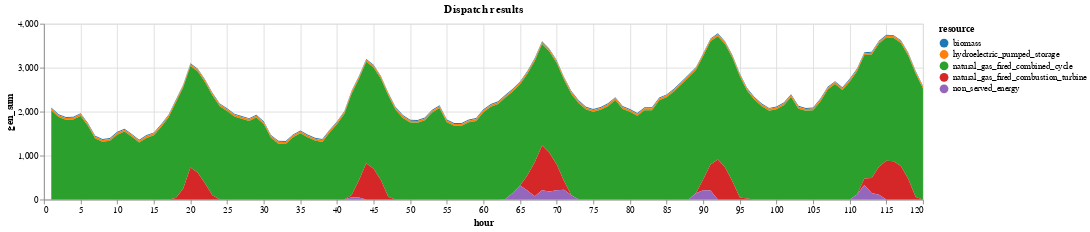

The cell this chart's notebook holds for it:
### Markdown cell above
Now we build our simulator. This simulates our decision environment by making a set of unit commitment decisions at the end of each day using the information we have, running economic dispatch on the actual net load, and then updating our contribution function and dynamic state variable based on what happened.

We will first simulate with our stochastic unit commitment policy, which requires a set of scenarios. To start, we will use three scenarios: the previous day's net load, and this net load plus and minus 5%.

### Code cell
# A simulator!

# initialize outputs
contribution_total = 0.0
policy_results = DataFrame(day=Int[], predicted_cost = Float64[], actual_cost_total = Float64[], actual_cost_nse = Float64[])
dispatch_results=DataFrame(resource=String[],hour=Int64[],gen_sum=Float64[])

# re-define dynamic state variable in case we run this multiple times
state_variable_dynamic = Dict(
    "net_load_previous_day" => net_load_for_simulation[1:24,:]
    ) ;

for day in 1:5

    println("Day is $day")

    net_load_previous_day = state_variable_dynamic["net_load_previous_day"]
    
    load_scenarios_for_stochastic_UC = hcat(net_load_previous_day.demand,net_load_previous_day.demand*0.95,net_load_previous_day.demand*1.05)

    stochastic_UC_solution = unit_commitment_stochastic(
        state_variable_static["gen_df"],
        load_scenarios_for_stochastic_UC,
        0.01,
        state_variable_static["nse_cost"]
        );    

    # decision variable = set of commitment decisions
    x_G_t = stochastic_UC_solution.commit

    # we also record the start cost, which we know in advance because our commitment schedule is now known.
    start_cost = stochastic_UC_solution.start_cost

    #### ...... 24 hours later ...... ####

    # Initialize dict for exogenous information. This will consist of both the actual net load, and the dispatch results.
    W_tplus1 = Dict()

    # Let's get the net load that actually occurred. This is part of our exogenous information.
    time_current_day = (day*24+1):((day+1)*24)
    net_load_actual = copy(net_load_for_simulation[in.(net_load_for_simulation.hour,Ref(time_current_day)),:])
    net_load_actual.hour = 1:24
    W_tplus1["net_load_actual"] = net_load_actual

    # Now we run economic dispatch on this actual net load to see how our commitment decisions performed. We add the actual energy and NSE cost to our exogenous information.

    economic_dispatch_solution = economic_dispatch(
        state_variable_static["gen_df"],
        net_load_actual,
        0.01,
        x_G_t,
        state_variable_static["nse_cost"]
        );

    W_tplus1["energy_cost_actual"] = economic_dispatch_solution.energy_cost
    W_tplus1["nse_cost_actual"] = economic_dispatch_solution.nse_cost

    # We also record the dispatch so we can see what happened.
    sol_gen = combine(groupby(innerjoin(economic_dispatch_solution.gen, state_variable_static["gen_df"][!, [:r_id, :resource]], on = :r_id),[:resource, :hour]), :gen => sum)
    append!(sol_gen, DataFrame(resource = repeat(["non_served_energy"]; outer=24), hour = 1:24,gen_sum = economic_dispatch_solution.nse))
    sol_gen.hour .= sol_gen.hour .+ 24*(day-1)
    dispatch_results=vcat(dispatch_results,sol_gen)

    # Now we run our transition function, which in this case is very simple: updating the previous day's net load for our next decision.
    state_variable_dynamic["net_load_previous_day"] = net_load_actual

    # Finally we record our "contributions", which are the start costs (which we knew in advance), the actual energy costs, and the actual nse costs.
    contribution_total += start_cost + W_tplus1["energy_cost_actual"] + W_tplus1["nse_cost_actual"]

    # We also record our relevant results to our policy results dataframe
    new_row = (
        day=day,
        predicted_cost=stochastic_UC_solution.cost,
        actual_cost_total=start_cost + W_tplus1["energy_cost_actual"] + W_tplus1["nse_cost_actual"],
        actual_cost_nse=W_tplus1["nse_cost_actual"]
        )
        
    push!(policy_results,new_row)

end

# Now we plot the results of our policy
p1=plot(policy_results.day,policy_results.predicted_cost,label="Predicted cost",xlabel="Day",ylabel="Cost (\$)",title="Policy results: Stochastic UC",legend = :outerright,size = (800, 300))
plot!(p1,policy_results.day,policy_results.actual_cost_total,label="Actual cost")
plot!(p1,policy_results.day,policy_results.actual_cost_nse,label="NSE cost (subset of actual cost)")
display(p1)

plot2=dispatch_results |>
@vlplot(:area, 
    x=:hour, y={:gen_sum, stack=:zero}, 
    color={"resource:n", scale={scheme="category10"}},width=1000,title="Dispatch results")
display(plot2)

### Figure 1 — Vega specification as saved in the notebook (floating-point values rounded to 4 significant figures; data arrays with more than 128 entries replaced by an {"elided": "..."} marker saying what was removed)
{"$schema": "https://vega.github.io/schema/vega/v5.json", "axes": [{"aria": false, "domain": false, "grid": true, "gridScale": "y", "labels": false, "maxExtent": 0, "minExtent": 0, "orient": "bottom", "scale": "x", "tickCount": {"signal": "ceil(width/40)"}, "ticks": false, "zindex": 0}, {"aria": false, "domain": false, "grid": true, "gridScale": "x", "labels": false, "maxExtent": 0, "minExtent": 0, "orient": "left", "scale": "y", "tickCount": {"signal": "ceil(height/40)"}, "ticks": false, "zindex": 0}, {"grid": false, "labelFlush": true, "labelOverlap": true, "orient": "bottom", "scale": "x", "tickCount": {"signal": "ceil(width/40)"}, "title": "hour", "zindex": 0}, {"grid": false, "labelOverlap": true, "orient": "left", "scale": "y", "tickCount": {"signal": "ceil(height/40)"}, "title": "gen_sum", "zindex": 0}], "background": "white", "data": [{"name": "source_0", "values": {"elided": "600 records"}}, {"name": "data_0", "source": "source_0", "transform": [{"as": "hour", "expr": "toNumber(datum[\"hour\"])", "type": "formula"}, {"field": "gen_sum", "groupby": ["resource"], "key": "hour", "method": "value", "type": "impute", "value": 0}, {"as": ["gen_sum_start", "gen_sum_end"], "field": "gen_sum", "groupby": ["hour"], "offset": "zero", "sort": {"field": ["resource"], "order": ["descending"]}, "type": "stack"}]}], "height": 200, "legends": [{"fill": "color", "symbolType": "circle", "title": "resource"}], "marks": [{"encode": {"update": {"height": {"field": {"group": "height"}}, "width": {"field": {"group": "width"}}}}, "from": {"facet": {"data": "data_0", "groupby": ["resource"], "name": "faceted_path_main"}}, "marks": [{"encode": {"update": {"defined": {"signal": "isValid(datum[\"hour\"]) && isFinite(+datum[\"hour\"]) && isValid(datum[\"gen_sum\"]) && isFinite(+datum[\"gen_sum\"])"}, "description": {"signal": "\"hour: \" + (format(datum[\"hour\"], \"\")) + \"; gen_sum: \" + (format(datum[\"gen_sum\"], \"\")) + \"; resource: \" + (isValid(datum[\"resource\"]) ? datum[\"resource\"] : \"\"+datum[\"resource\"])"}, "fill": {"field": "resource", "scale": "color"}, "orient": {"value": "vertical"}, "x": {"field": "hour", "scale": "x"}, "y": {"field": "gen_sum_end", "scale": "y"}, "y2": {"field": "gen_sum_start", "scale": "y"}}}, "from": {"data": "faceted_path_main"}, "name": "marks", "sort": {"field": "datum[\"hour\"]"}, "style": ["area"], "type": "area"}], "name": "pathgroup", "type": "group"}], "padding": 5, "scales": [{"domain": {"data": "data_0", "field": "hour"}, "name": "x", "nice": true, "range": [0, {"signal": "width"}], "type": "linear", "zero": false}, {"domain": {"data": "data_0", "fields": ["gen_sum_start", "gen_sum_end"]}, "name": "y", "nice": true, "range": [{"signal": "height"}, 0], "type": "linear", "zero": true}, {"domain": {"data": "data_0", "field": "resource", "sort": true}, "name": "color", "range": {"scheme": "category10"}, "type": "ordinal"}], "style": "cell", "title": {"frame": "group", "text": "Dispatch results"}, "width": 1000}
